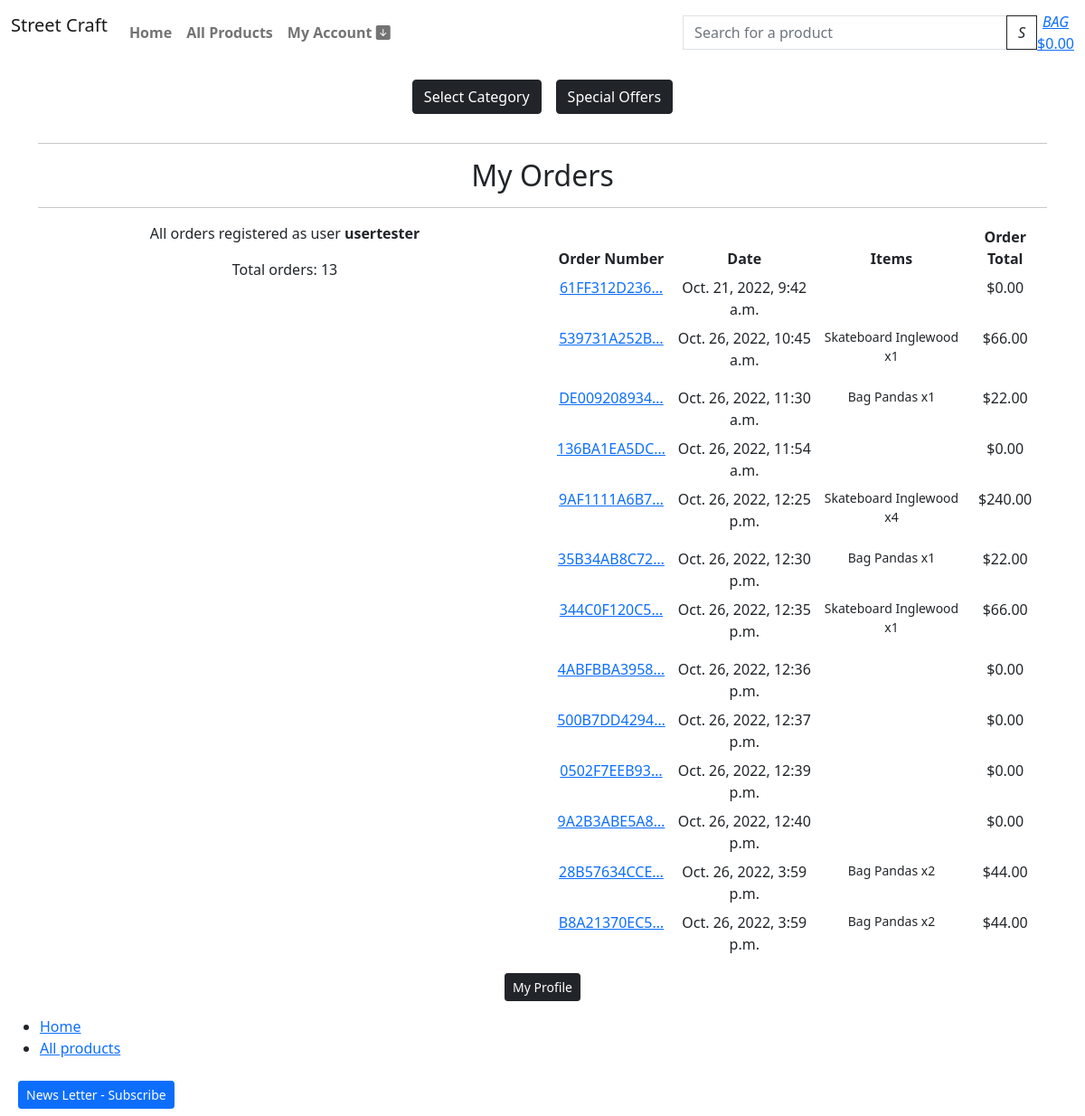
Page /profile/my-orders/ (signed in) on the committed database.
### checkout/models.py (models this page shows, shortened)
class Order(models.Model):
    order_number = models.CharField(max_length=32, null=False, editable=False)
    user_profile = models.ForeignKey(UserProfile, on_delete=models.SET_NULL,
                                     null=True, blank=True, related_name='orders')
    full_name = models.CharField(max_length=50, null=False, blank=False)
    email = models.EmailField(max_length=254, null=False, blank=False)
    phone_number = models.CharField(max_length=20, null=False, blank=False)
    country = CountryField(blank_label='Country *', null=False, blank=False)
    postcode = models.CharField(max_length=20, null=True, blank=True)
    town_or_city = models.CharField(max_length=40, null=False, blank=False)
    street_address1 = models.CharField(max_length=80, null=False, blank=False)
    street_address2 = models.CharField(max_length=80, null=True, blank=True)
    county = models.CharField(max_length=80, null=True, blank=True)
    date = models.DateTimeField(auto_now_add=True)
    delivery_cost = models.DecimalField(max_digits=6, decimal_places=2, null=False, default=0)
    order_total = models.DecimalField(max_digits=10, decimal_places=2, null=False, default=0)
    grand_total = models.DecimalField(max_digits=10, decimal_places=2, null=False, default=0)
    original_bag = models.TextField(null=False, blank=False, default='')
    stripe_pid = models.CharField(max_length=254, null=False, blank=False, default='')
    STATUS_A = 'Payment Approved'
    STATUS_ONE = 'Order sent to separation'
    STATUS_TWO = 'Order picked'
    STATUS_THREE = 'Order packed'
    STATUS_FOUR = 'Order shipped'
    STATUS_FIVE = 'Order delivered'
    ORDER_STATUS = [
        (STATUS_A, 'Payment Approved'),
        (STATUS_ONE, 'Order sent to separation'),
        (STATUS_TWO, 'Order picked'),
        (STATUS_THREE, 'Order packed'),
        (STATUS_FOUR, 'Order shipped'),
        (STATUS_FIVE, 'Order delivered')
        ]
    status = models.CharField(
        max_length=25,
        choices=ORDER_STATUS,
        blank=False, default=STATUS_A
        )

class OrderLineItem(models.Model):
    order = models.ForeignKey(Order, null=False, blank=False, on_delete=models.CASCADE, related_name='lineitems')
    product = models.ForeignKey(Product, null=False, blank=False, on_delete=models.CASCADE)
    quantity = models.IntegerField(null=False, blank=False, default=0)
    lineitem_total = models.DecimalField(max_digits=6, decimal_places=2, null=False, blank=False, editable=False)

### products/models.py (models this page shows, shortened)
class Product(models.Model):
    sku = models.SmallAutoField(primary_key=True)
    name = models.CharField(max_length=150, unique=True)
    release_date = models.DateTimeField(auto_now_add=True)
    category = models.ForeignKey('Category', null=True, blank=True, on_delete=models.SET_NULL)
    quantity_available = models.IntegerField(default=100,
            validators=[
            MinValueValidator(0)
        ])
    description = models.TextField()
    price = models.DecimalField(max_digits=6, decimal_places=2)
    offer = models.ForeignKey(Offer, null=True, blank=True, on_delete=models.SET_NULL)
    product_image = models.ImageField(null=True, blank=True)
    product_image_url = models.URLField(max_length=1024, null=True, blank=True)
    slug = models.SlugField(max_length=254, null=True, blank=True, unique=True)
    class Meta:
        ordering = ['-release_date']

### profiles/views.py (the view)
# urls.py: path('my-orders/', views.orders_list, name='orders_list'),
@login_required
def orders_list(request):
    profile = get_object_or_404(UserProfile, user=request.user)
    orders = profile.orders.all()
    total_orders_list = orders.count()
    context = {
        'orders': orders,
        'total_orders_list': total_orders_list
    }
    return render(request, 'profiles/orders_list.html', context)

### shopbag/contexts.py (called while the page is built, shortened)
def bag_contents(request):
    bag_items = []
    total = 0
    product_count = 0
    bag = request.session.get('bag', {})
    if total < settings.FREE_DELIVERY_THRESHOLD:
        delivery = total * Decimal(settings.STANDARD_DELIVERY_PERCENTAGE / 100)
        free_delivery_delta = settings.FREE_DELIVERY_THRESHOLD - total
    else:
        delivery = 0
        free_delivery_delta = 0
    grand_total = delivery + total
    context = {
        'bag_items': bag_items,
        'total': total,
        'product_count': product_count,
        'delivery': delivery,
        'free_delivery_delta': free_delivery_delta,
        'free_delivery_threshold': settings.FREE_DELIVERY_THRESHOLD,
        'grand_total': grand_total,
    }
    return context

### templates/profiles/orders_list.html
{% extends "base.html" %}
{% load i18n %}
{% block content %}
<div class="container text-center">
    <hr>
    <h2 class="m-2">My Orders</h2>
    <hr>
</div>
{% load account %}
<div class="container text-center">
    <div class="row">
        {% if orders %}
        <div class="col-12 col-lg-6">
            <p>All orders registered as user <strong>{% user_display user %}</strong></p>
            <p>Total orders: {{ total_orders_list }}</p>
        </div>
        <div class="col-12 col-lg-6 table-responsive">
            <table class="table table-sm table-borderless">
                <thead>
                    <tr>
                        <th>Order Number</th>
                        <th>Date</th>
                        <th>Items</th>
                        <th>Order Total</th>
                    </tr>
                </thead>
                <tbody>
                    {% for order in orders %}
                        <tr>
                            <td>
                                <a href="{% url 'order_details' order.order_number %}"
                                title="{{ order.order_number }}">
                                    {{ order.order_number|truncatechars:12 }}
                                </a>
                            </td>
                            <td>{{ order.date }}</td>
                            <td>
                                <ul class="list-unstyled">
                                    {% for item in order.lineitems.all %}
                                        <li class="small">
                                            {{ item.product.name }} x{{ item.quantity }}
                                        </li>
                                    {% endfor %}
                                </ul>
                            </td>
                            <td>${{ order.grand_total }}</td>
                        </tr>
                    {% endfor %}
                </tbody>
            </table>
        </div>
        {% else %}
        <div class="container text-center">
            <p>We have not identified any orders finalized with the user </p>
            <a class="btn btn-sm btn-dark" href="{% url 'products' %}">Back to Shop</a>
        </div>
        {% endif %}
        <div class="container text-center">
            <a class="btn btn-sm btn-dark" href="{% url 'profile' %}">My Profile</a>
        </div>
    </div>
</div>
{%endblock%}

### rows in the picture
Order: order_number "61FF312D236…", date "Oct. 21, 2022, 9:42 a.m.", grand_total "0.00"
Order: order_number "539731A252B…", date "Oct. 26, 2022, 10:45 a.m.", grand_total "66.00"
OrderLineItem: product.name "Skateboard Inglewood", quantity "1"
Order: order_number "DE009208934…", date "Oct. 26, 2022, 11:30 a.m.", grand_total "22.00"
OrderLineItem: product.name "Bag Pandas", quantity "1"
Order: order_number "136BA1EA5DC…", date "Oct. 26, 2022, 11:54 a.m.", grand_total "0.00"
Order: order_number "9AF1111A6B7…", date "Oct. 26, 2022, 12:25 p.m.", grand_total "240.00"
OrderLineItem: product.name "Skateboard Inglewood", quantity "4"
Order: order_number "35B34AB8C72…", date "Oct. 26, 2022, 12:30 p.m.", grand_total "22.00"
OrderLineItem: product.name "Bag Pandas", quantity "1"
Order: order_number "344C0F120C5…", date "Oct. 26, 2022, 12:35 p.m.", grand_total "66.00"
OrderLineItem: product.name "Skateboard Inglewood", quantity "1"
Order: order_number "4ABFBBA3958…", date "Oct. 26, 2022, 12:36 p.m.", grand_total "0.00"
Order: order_number "500B7DD4294…", date "Oct. 26, 2022, 12:37 p.m.", grand_total "0.00"
Order: order_number "0502F7EEB93…", date "Oct. 26, 2022, 12:39 p.m.", grand_total "0.00"
Order: order_number "9A2B3ABE5A8…", date "Oct. 26, 2022, 12:40 p.m.", grand_total "0.00"
Order: order_number "28B57634CCE…", date "Oct. 26, 2022, 3:59 p.m.", grand_total "44.00"
OrderLineItem: product.name "Bag Pandas", quantity "2"
Order: order_number "B8A21370EC5…", date "Oct. 26, 2022, 3:59 p.m.", grand_total "44.00"
OrderLineItem: product.name "Bag Pandas", quantity "2"

### other values in the picture
{{ total_orders_list }} "13"
